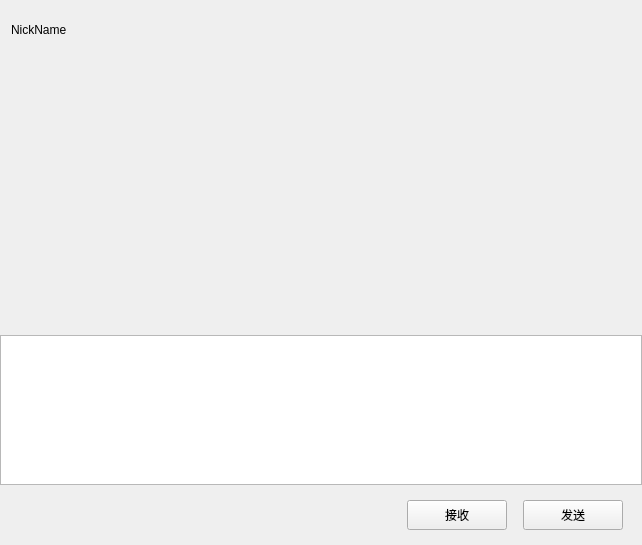
<?xml version="1.0" encoding="UTF-8"?>
<ui version="4.0">
 <class>ChatPage</class>
 <widget class="QWidget" name="ChatPage">
  <property name="geometry">
   <rect>
    <x>0</x>
    <y>0</y>
    <width>642</width>
    <height>545</height>
   </rect>
  </property>
  <property name="windowTitle">
   <string>Form</string>
  </property>
  <layout class="QVBoxLayout" name="verticalLayout">
   <property name="spacing">
    <number>0</number>
   </property>
   <property name="leftMargin">
    <number>0</number>
   </property>
   <property name="topMargin">
    <number>0</number>
   </property>
   <property name="rightMargin">
    <number>0</number>
   </property>
   <property name="bottomMargin">
    <number>0</number>
   </property>
   <item>
    <widget class="QWidget" name="chat_data_wid" native="true">
     <layout class="QVBoxLayout" name="verticalLayout_4">
      <property name="spacing">
       <number>0</number>
      </property>
      <property name="leftMargin">
       <number>0</number>
      </property>
      <property name="topMargin">
       <number>0</number>
      </property>
      <property name="rightMargin">
       <number>0</number>
      </property>
      <property name="bottomMargin">
       <number>0</number>
      </property>
      <item>
       <widget class="QWidget" name="title_wid" native="true">
        <property name="minimumSize">
         <size>
          <width>0</width>
          <height>60</height>
         </size>
        </property>
        <property name="maximumSize">
         <size>
          <width>16777215</width>
          <height>60</height>
         </size>
        </property>
        <layout class="QVBoxLayout" name="verticalLayout_5">
         <property name="topMargin">
          <number>2</number>
         </property>
         <property name="rightMargin">
          <number>2</number>
         </property>
         <property name="bottomMargin">
          <number>2</number>
         </property>
         <item>
          <widget class="QWidget" name="widget_2" native="true">
           <layout class="QHBoxLayout" name="horizontalLayout_3">
            <property name="leftMargin">
             <number>2</number>
            </property>
            <property name="topMargin">
             <number>2</number>
            </property>
            <property name="rightMargin">
             <number>2</number>
            </property>
            <property name="bottomMargin">
             <number>2</number>
            </property>
            <item>
             <widget class="QLabel" name="title_lb">
              <property name="text">
               <string>NickName</string>
              </property>
             </widget>
            </item>
           </layout>
          </widget>
         </item>
        </layout>
       </widget>
      </item>
      <item>
       <widget class="ChatView" name="chat_data_list" native="true"/>
      </item>
      <item>
       <widget class="QWidget" name="tool_wid" native="true">
        <property name="minimumSize">
         <size>
          <width>0</width>
          <height>40</height>
         </size>
        </property>
        <property name="maximumSize">
         <size>
          <width>16777215</width>
          <height>40</height>
         </size>
        </property>
        <layout class="QHBoxLayout" name="horizontalLayout_4">
         <property name="leftMargin">
          <number>2</number>
         </property>
         <property name="topMargin">
          <number>2</number>
         </property>
         <property name="rightMargin">
          <number>2</number>
         </property>
         <property name="bottomMargin">
          <number>2</number>
         </property>
         <item>
          <spacer name="horizontalSpacer_2">
           <property name="orientation">
            <enum>Qt::Horizontal</enum>
           </property>
           <property name="sizeType">
            <enum>QSizePolicy::Fixed</enum>
           </property>
           <property name="sizeHint" stdset="0">
            <size>
             <width>5</width>
             <height>20</height>
            </size>
           </property>
          </spacer>
         </item>
         <item>
          <widget class="ClickedLabel" name="emo_lb">
           <property name="minimumSize">
            <size>
             <width>25</width>
             <height>25</height>
            </size>
           </property>
           <property name="maximumSize">
            <size>
             <width>25</width>
             <height>25</height>
            </size>
           </property>
           <property name="text">
            <string/>
           </property>
          </widget>
         </item>
         <item>
          <spacer name="horizontalSpacer_3">
           <property name="orientation">
            <enum>Qt::Horizontal</enum>
           </property>
           <property name="sizeType">
            <enum>QSizePolicy::Fixed</enum>
           </property>
           <property name="sizeHint" stdset="0">
            <size>
             <width>5</width>
             <height>20</height>
            </size>
           </property>
          </spacer>
         </item>
         <item>
          <widget class="ClickedLabel" name="file_lb">
           <property name="minimumSize">
            <size>
             <width>25</width>
             <height>25</height>
            </size>
           </property>
           <property name="maximumSize">
            <size>
             <width>25</width>
             <height>25</height>
            </size>
           </property>
           <property name="text">
            <string/>
           </property>
          </widget>
         </item>
         <item>
          <spacer name="horizontalSpacer_4">
           <property name="orientation">
            <enum>Qt::Horizontal</enum>
           </property>
           <property name="sizeHint" stdset="0">
            <size>
             <width>40</width>
             <height>20</height>
            </size>
           </property>
          </spacer>
         </item>
        </layout>
       </widget>
      </item>
      <item>
       <widget class="MessageTextEdit" name="chatEdit">
        <property name="minimumSize">
         <size>
          <width>0</width>
          <height>150</height>
         </size>
        </property>
        <property name="maximumSize">
         <size>
          <width>16777215</width>
          <height>150</height>
         </size>
        </property>
       </widget>
      </item>
      <item>
       <widget class="QWidget" name="send_wid" native="true">
        <property name="minimumSize">
         <size>
          <width>0</width>
          <height>60</height>
         </size>
        </property>
        <property name="maximumSize">
         <size>
          <width>16777215</width>
          <height>60</height>
         </size>
        </property>
        <layout class="QHBoxLayout" name="horizontalLayout_5">
         <item>
          <spacer name="horizontalSpacer_6">
           <property name="orientation">
            <enum>Qt::Horizontal</enum>
           </property>
           <property name="sizeHint" stdset="0">
            <size>
             <width>40</width>
             <height>20</height>
            </size>
           </property>
          </spacer>
         </item>
         <item>
          <widget class="ClickedBtn" name="receive_btn">
           <property name="minimumSize">
            <size>
             <width>100</width>
             <height>30</height>
            </size>
           </property>
           <property name="maximumSize">
            <size>
             <width>100</width>
             <height>30</height>
            </size>
           </property>
           <property name="text">
            <string>接收</string>
           </property>
          </widget>
         </item>
         <item>
          <spacer name="horizontalSpacer_5">
           <property name="orientation">
            <enum>Qt::Horizontal</enum>
           </property>
           <property name="sizeType">
            <enum>QSizePolicy::Fixed</enum>
           </property>
           <property name="sizeHint" stdset="0">
            <size>
             <width>10</width>
             <height>20</height>
            </size>
           </property>
          </spacer>
         </item>
         <item>
          <widget class="ClickedBtn" name="send_btn">
           <property name="minimumSize">
            <size>
             <width>100</width>
             <height>30</height>
            </size>
           </property>
           <property name="maximumSize">
            <size>
             <width>100</width>
             <height>30</height>
            </size>
           </property>
           <property name="text">
            <string>发送</string>
           </property>
          </widget>
         </item>
         <item>
          <spacer name="horizontalSpacer_7">
           <property name="orientation">
            <enum>Qt::Horizontal</enum>
           </property>
           <property name="sizeType">
            <enum>QSizePolicy::Fixed</enum>
           </property>
           <property name="sizeHint" stdset="0">
            <size>
             <width>10</width>
             <height>20</height>
            </size>
           </property>
          </spacer>
         </item>
        </layout>
       </widget>
      </item>
     </layout>
    </widget>
   </item>
  </layout>
 </widget>
 <customwidgets>
  <customwidget>
   <class>ClickedLabel</class>
   <extends>QLabel</extends>
   <header>clickedlabel.h</header>
  </customwidget>
  <customwidget>
   <class>ClickedBtn</class>
   <extends>QPushButton</extends>
   <header>clickedbtn.h</header>
  </customwidget>
  <customwidget>
   <class>ChatView</class>
   <extends>QWidget</extends>
   <header>chatview.h</header>
   <container>1</container>
  </customwidget>
  <customwidget>
   <class>MessageTextEdit</class>
   <extends>QTextEdit</extends>
   <header>messagetextedit.h</header>
  </customwidget>
 </customwidgets>
 <resources/>
 <connections/>
</ui>
